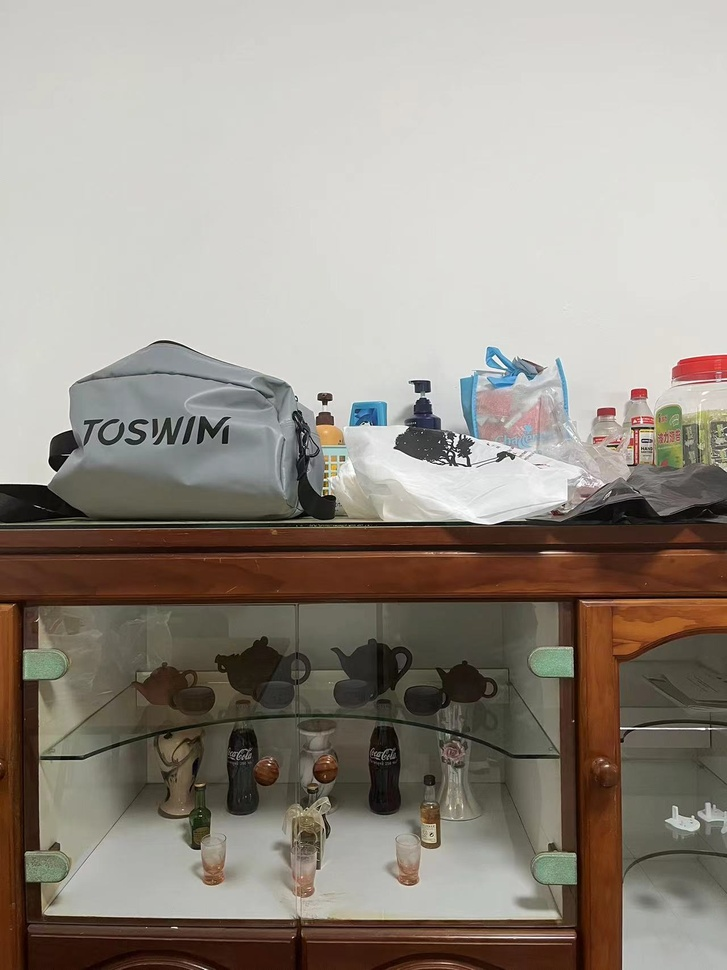
#> input picture MuAR_summary/python/Feature Matching/img1.jpg, 727 x 970 px, shrunk from 1280 x 1707 before the run
$ python vo.py
#> lines starting #> are read from the running program, lines starting #| are printed output that depends on the picture; long printed decimals are rounded
import cv2 as cv
import numpy as np
import matplotlib.pyplot as plt
from skimage.measure import ransac
from skimage.transform import EssentialMatrixTransform


#some functions
K = np.array([1540.0, 0.0, 0.0, 0.0, 1540.0, 0.0, 971.0, 725.0, 1.0]).reshape((3, 3)).T

def normalize(pts):
    Kinv = np.linalg.inv(K)

    add_ones = lambda x: np.concatenate([x, np.ones((x.shape[0], 1))], axis=1)

    norm_pts = np.dot(Kinv, add_ones(pts).T).T[:, 0:2]

    return norm_pts

img1 = cv.imread("img1.jpg", cv.IMREAD_GRAYSCALE)
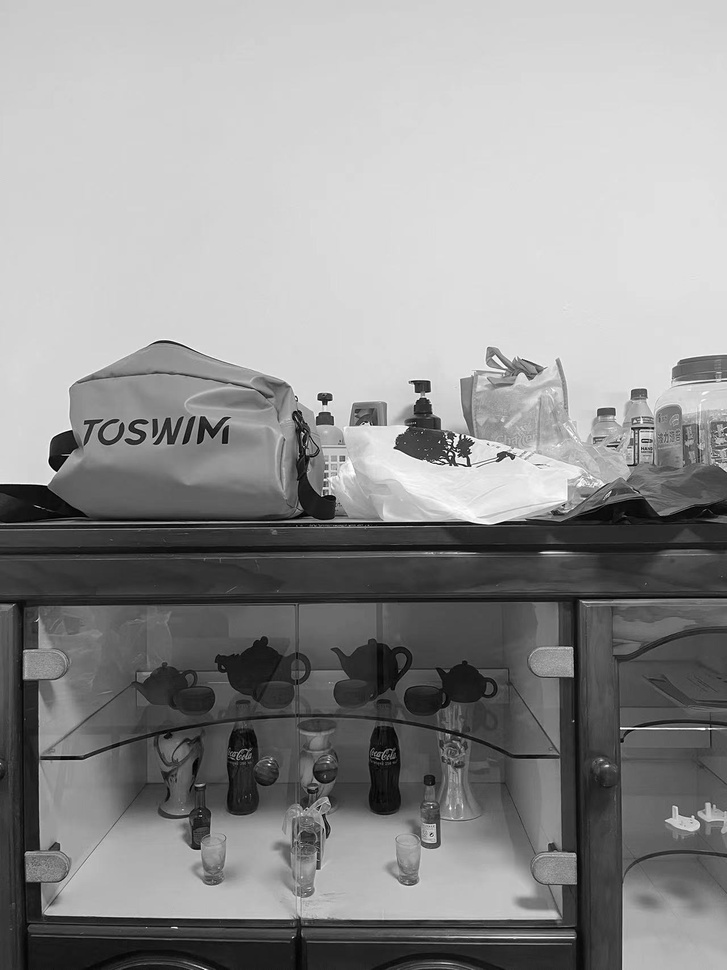
#> img1: shape (970, 727); min 0, max 255, mean 145
img2 = cv.imread("img2.jpg", cv.IMREAD_GRAYSCALE)
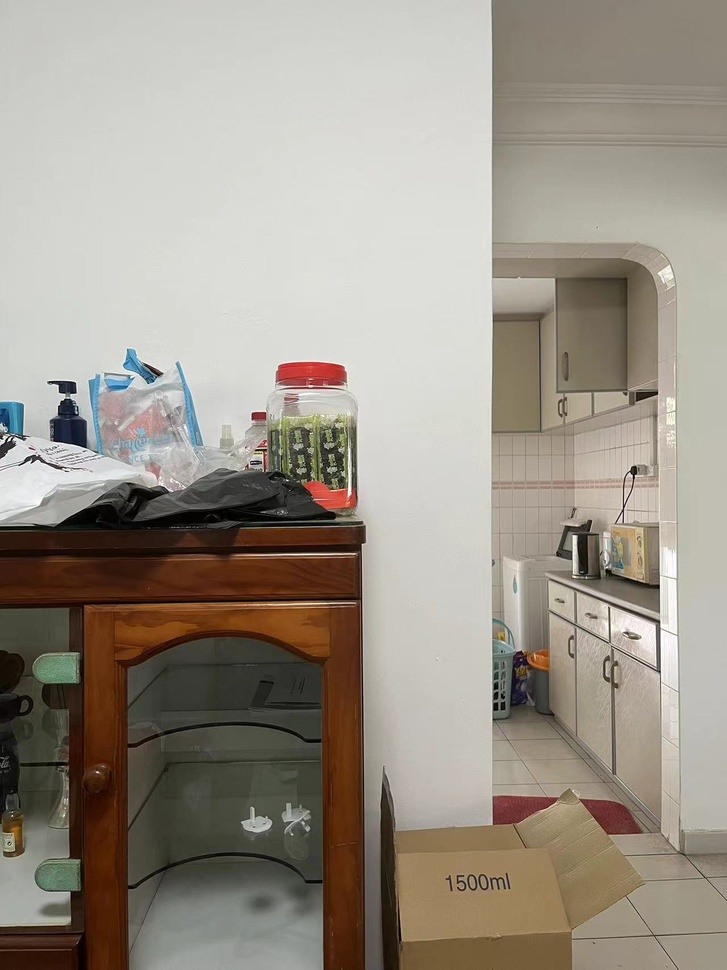
#> input picture MuAR_summary/python/Feature Matching/img2.jpg, 727 x 970 px, shrunk from 1280 x 1707 before the run
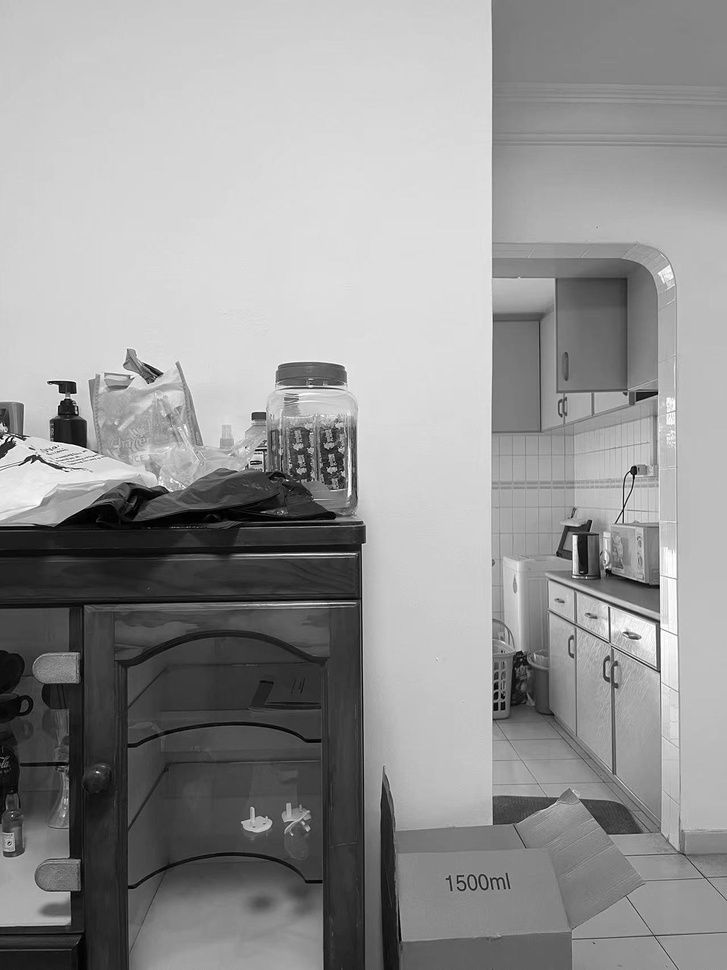
#> img2: shape (970, 727); min 0, max 255, mean 148.8

orb = cv.ORB_create()

kp1, des1 = orb.detectAndCompute(img1, None)
#> kp1 = 500 keypoints; strongest (x, y, size): (451, 454, 31), (466, 463, 31), (466, 462, 37.2), (455, 445, 31)
kp2, des2 = orb.detectAndCompute(img2, None)
#> kp2 = 500 keypoints; strongest (x, y, size): (630, 474, 31), (575, 536, 31), (60, 392, 31), (630, 471, 31)

# print(len(des1))
# print(len(des1[0]))


bf = cv.BFMatcher(cv.NORM_HAMMING)

matches = bf.knnMatch(des1, des2, k=2)
#> matches = 500 matches

match = bf.match(des1, des2)
#> match = 500 matches

goodmatches = []
pts = []

for i, (m, n) in enumerate(matches):
    if m.distance < 0.8 * n.distance:
        goodmatches.append(m)

        p1 = kp1[m.queryIdx].pt
        p2 = kp2[m.trainIdx].pt

        pts.append((p1, p2))
#> this loop made 500 passes
#> (p1, p2) on passes 13, 68, 93, 110, 136, 163, 211, 214, 227, 228, 229, 241: ((320, 401), (60, 391.2)), ((416, 392), (60, 392)), ((420, 398), (65, 399)), ((409.2, 381.6), (48.96, 381.6)), ((428.4, 390), (74.4, 391.2)), ((507.6, 457.2), (304.6, 433.6)), ((329.8, 397.4), (263.5, 413.3)), ((414.7, 383), (55.3, 385.3)), ((413.3, 385.9), (55.3, 385.3)), ((70.56, 430.6), (65, 399)), ((429.1, 390.2), (73.44, 391.7)), ((445, 450.7), (361, 522))
#> after the loop, goodmatches = 29 matches; pts = 29 items

# [7 lines of commented-out code are left out]

def findEssentialMat(match_pts):
    match_pts = np.array(match_pts)

    norm_curr_kps = normalize(match_pts[:, 0])
    norm_last_kps = normalize(match_pts[:, 1])

    model, inliers = ransac((norm_curr_kps, norm_last_kps),
                            EssentialMatrixTransform,
                            min_samples=8,              # at least 8 points
                            residual_threshold=0.005,
                            max_trials=200)

    return model.params


# OpenCV ransac
pts = np.array(pts)

pts1 = pts[:, 0]
#> pts1 = 29 pairs, first value 70.56 to 644.9, second value 369.1 to 457.2
pts2 = pts[:, 1]
#> pts2 = 29 pairs, first value 48.96 to 658.4, second value 373.2 to 670.5

em, mask = cv.findEssentialMat(pts1, pts2, K)
#> em = [[-0.0889, 0.597, 0.0818], [-0.635, -0.126, -0.261], [-0.172, 0.334, 0.000168]]; mask = 29 values, max 1 at index 1, min 0 at index 0, mean 0.483
num, R, t, mask = cv.recoverPose(em, pts1, pts2, K)
#> num = 11; R = [[0.974, 0.166, -0.156], [-0.176, 0.983, -0.0484], [0.146, 0.0745, 0.987]]; t = [0.508, 0.159, -0.847]; mask = 29 values, max 255 at index 1, min 0 at index 0, mean 96.72

print(em)
#| [[-8.88924727e-02  5.97068152e-01  8.17790077e-02]
#|  [-6.35190772e-01 -1.26358240e-01 -2.60706561e-01]
#|  [-1.72384880e-01  3.34367666e-01  1.68282680e-04]]

# scikit-image ransac
# em = findEssentialMat(pts)
print(R, t)
#| [[ 0.9736  0.1663 -0.1562]
#|  [-0.1757  0.9832 -0.04836]
#|  [ 0.1455  0.07453  0.9865 ]] [[ 0.5078]
#|  [ 0.1587]
#|  [-0.8467 ]]
